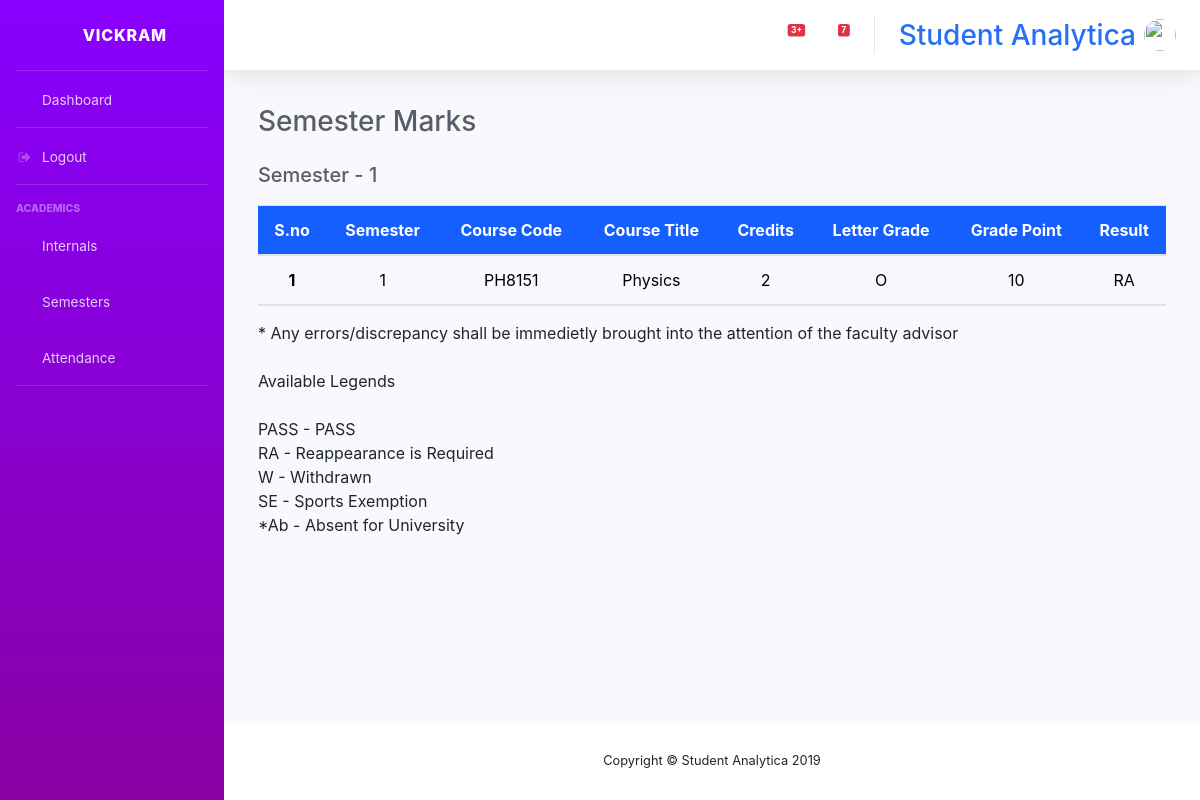
The app's page /semester/semesters/ (signed in) with its own data.
### users/models.py (models this page shows, shortened)
class User(AbstractUser):
    user_type = models.CharField(max_length=20, choices=c.USER_TYPE)
    department = models.CharField(max_length=20, choices=c.DEPT)
    email = models.EmailField()
    date_of_birth = models.DateField(blank=True, null=True)
    age = models.IntegerField(blank=True, null=True)

### console/models.py (models this page shows, shortened)
class Semester(models.Model):
    student = models.ForeignKey(User, on_delete=models.DO_NOTHING)
    subject = models.ForeignKey(Subject, on_delete=models.DO_NOTHING)
    grade = models.ForeignKey(Grade, on_delete=models.DO_NOTHING, default=1)
    dept = models.CharField(max_length=5, choices=c.DEPT, default='MECH')
    result = models.CharField(max_length=30, choices=c.RESULT, default='PASS')

class Subject(models.Model):
    subname = models.CharField(max_length=100)
    subcode = models.CharField(max_length=7, unique=True)
    subcred = models.CharField(max_length=2, choices=c.CRED, default='1')
    sem = models.CharField(max_length=1, choices=c.SEM, default='1')

class Grade(models.Model):
    points = models.IntegerField()
    letter = models.CharField(max_length=2, unique=True)

### console/views/semesters.py (the view)
# urls.py: path('semester/', include('console.urls.semesters')),
def semesters(request):
    if  request.user.user_type == "ADMIN" or request.user.user_type == "" or request.user.user_type == "STAFF" or request.user.user_type == "HOD":
        formset = modelformset_factory(Semester, fields=('student','subject','grade','result'), extra=0)
        if request.method == "GET":
            search = request.GET.get('subject-query')
        if request.method == "POST":
            forms=formset(request.POST)
            if forms.is_valid():
                forms.save()
                return redirect('assigned_sem')
        forms = formset(queryset=(Semester.objects.filter(subject__subcode=search)))
        return render(request, 'console/semesters/semesters.html', {'forms':forms})
    elif request.user.user_type == "STUDENT" or request.user.user_type == "REPRESENTATIVE":
        context={
            'semesters1': Semester.objects.filter(student__username=request.user.username).filter(subject__sem=1),
            'semesters2': Semester.objects.filter(student__username=request.user.username).filter(subject__sem=2),
            'semesters3': Semester.objects.filter(student__username=request.user.username).filter(subject__sem=3),
            'semesters4': Semester.objects.filter(student__username=request.user.username).filter(subject__sem=4),
            'semesters5': Semester.objects.filter(student__username=request.user.username).filter(subject__sem=5),
            'semesters6': Semester.objects.filter(student__username=request.user.username).filter(subject__sem=6),
            'semesters7': Semester.objects.filter(student__username=request.user.username).filter(subject__sem=7),
            'semesters8': Semester.objects.filter(student__username=request.user.username).filter(subject__sem=8),
        }
        return render(request, 'student/academics/semesters.html',context)

### console/templates/student/academics/semesters.html (shortened to what this page needs)
{% extends "base.html" %}
{% block content %}
<link rel="stylesheet" href="https://maxcdn.bootstrapcdn.com/bootstrap/4.0.0/css/bootstrap.min.css">
<link rel="stylesheet" href="https://cdnjs.cloudflare.com/ajax/libs/font-awesome/4.7.0/css/font-awesome.min.css">
<div style="padding: 2%">
    <h1 class="h3 mb-0 text-gray-800">Semester Marks</h1>
    {% for semester in semesters1 %}
    {% if forloop.counter == 1 %}
    <table class="table" style="margin-top: 2%">
        <br>
        <h5 class="h5 mb-0 text-gray-800">Semester - {{semester.subject.sem}}</h5>
        <thead class="thead" style="background-color: rgb(21, 95, 255); color: white; text-align: center;">
            <tr>
            <th scope="col">S.no</th>
            <th scope="col">Semester</th>
            <th scope="col">Course Code</th>
            <th scope="col">Course Title</th>
            <th scope="col">Credits</th>
            <th scope="col">Letter Grade</th>
            <th scope="col">Grade Point</th>
            <th scope="col">Result</th>
            </tr>
        </thead>
    {% endif %}
        <tbody style="text-align: center; color: black">
            <tr>
            <th scope="row">{{forloop.counter}}</th>
            <td>{{semester.subject.sem}}</td>
            <td>{{semester.subject.subcode}}</td>
            <td>{{semester.subject.subname}}</td>
            <td>{{semester.subject.subcred}}</td>
            <td>{{semester.grade.letter}}</td>
            <td>{{semester.grade.points}}</td>
            <td>{{semester.result}}</td>
            </tr>
        </tbody>
    {% endfor %}
    </table>
    <span>* Any errors/discrepancy shall be immedietly brought into the attention of the faculty advisor</span>
    <br><br>
    <span>Available Legends <br><br> PASS - PASS <br> RA - Reappearance is Required <br> W - Withdrawn <br> SE - Sports Exemption <br> *Ab - Absent for University</span>
</div>
{% endblock content %}

### console/templates/base.html (shortened to what this page needs)
{% load static %}
<!DOCTYPE html>
<html lang="en">
<head>
  <link href="{% static 'vendor/fontawesome-free/css/all.min.css' %}" rel="stylesheet" type="text/css">
  <link rel="stylesheet" href="https://cdnjs.cloudflare.com/ajax/libs/font-awesome/4.7.0/css/font-awesome.min.css">
  <link href="{% static 'css/sb-admin-2.min.css' %}" rel="stylesheet">
<link rel="stylesheet"
    href="https://cdnjs.cloudflare.com/ajax/libs/tempusdominus-bootstrap-4/5.1.2/css/tempusdominus-bootstrap-4.min.css"
 />
</head>
<body id="page-top">
  <div id="wrapper">
    <ul class="navbar-nav sidebar sidebar-dark accordion" id="accordionSidebar" style="background: rgb(135, 1, 161); background: linear-gradient(360deg, rgb(136, 1, 163) 0%, rgba(136,0,255,1) 100%, rgba(102,0,255,1) 100%);">
      <a class="sidebar-brand d-flex align-items-center justify-content-center" href="">
        <div class="sidebar-brand-icon rotate-n-15">
          <i class="fas fa-laugh-wink"></i>
        </div>
        <div class="sidebar-brand-text mx-3">{{user.username}}</div>
      </a>
      <hr class="sidebar-divider my-0">
      <li class="nav-item">
        <a class="nav-link" href="{% url 'home' %}">
          <i class="fas fa-fw fa-tachometer-alt"></i>
          <span>Dashboard</span>
        </a>
      </li>
      <hr class="sidebar-divider my-0">
      <li class="nav-item">
        <a class="nav-link" href="{% url 'logout' %}">
          <i class="fa fa-fw fa-sign-out"></i>
          <span>Logout</span>
        </a>
      </li>
      <hr class="sidebar-divider">
      <div class="sidebar-heading">
        Academics
      </div>
      <li class="nav-item">
        <a class="nav-link collapsed" href="{% url 'assigned_class' %}">
          <i class="fas fa-fw fa-file-alt"></i>
          <span>Internals</span>
        </a>
      </li>
      <li class="nav-item">
        <a class="nav-link" href="{% url 'assigned_sem' %}">
          <i class="far fa-fw fa-copy"></i>
          <span>Semesters</span></a>
      </li>
      <li class="nav-item">
        <a class="nav-link" href="#">
          <i class="fas fa-fw fa-chart-area"></i>
          <span>Attendance</span></a>
      </li>
      <hr class="sidebar-divider d-none d-md-block">
    </ul>
    <div id="content-wrapper" class="d-flex flex-column">
      <div id="content">
        <nav class="navbar navbar-expand navbar-light bg-white topbar mb-3 static-top shadow">
          <ul class="navbar-nav ml-auto">
            <li class="nav-item dropdown no-arrow mx-1">
              <a class="nav-link dropdown-toggle" href="#" id="alertsDropdown" role="button" data-toggle="dropdown" aria-haspopup="true" aria-expanded="false">
                <span class="badge badge-danger badge-counter">3+</span>
              </a>
            </li>
            <li class="nav-item dropdown no-arrow mx-1">
              <a class="nav-link dropdown-toggle" href="#" id="messagesDropdown" role="button" data-toggle="dropdown" aria-haspopup="true" aria-expanded="false">
                <i class="fas fa-envelope fa-fw"></i>
                <span class="badge badge-danger badge-counter">7</span>
              </a>
            </li>
            <li class="nav-item">
              <a class="nav-link">
                <h3 class="mr-2 d-none d-lg-inline active" style="color: rgb(38, 111, 247); padding-top:10px">Student Analytica</h3>
                <img class="img-profile rounded-circle" src="{% static '{{user.profile.image}}' %}">
              </a>
            </li>
          </ul>
        </nav>
        <div class="container-fluid">
            {% block content %}
            {% endblock content %}
        </div>
      </div>
      <footer class="sticky-footer bg-white">
        <div class="container my-auto">
          <div class="copyright text-center my-auto">
            <span>Copyright &copy; Student Analytica 2019</span>
          </div>
        </div>
      </footer>
    </div>
  </div>
</body>
</html>

### records on screen
User: username "VICKRAM"
Semester: subject.sem "1", subject.subcode "PH8151", subject.subname "Physics", subject.subcred "2", grade.letter "O", grade.points "10", result "RA"
